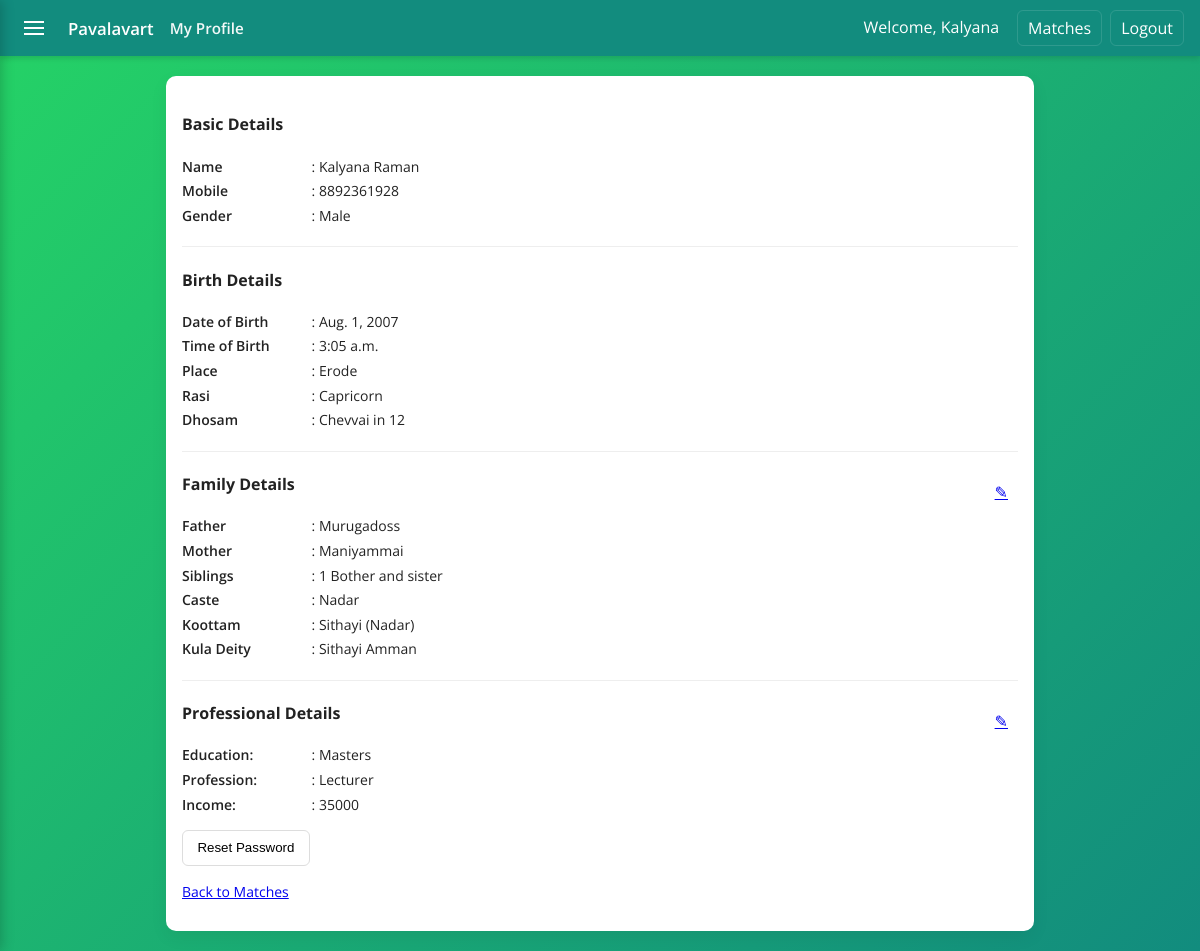
The app's page /profile/ (signed in) with its own data.
### alliance/models.py (models this page shows, shortened)
class MemberProfile(models.Model):
    GENDER_CHOICES = [
        ('M', 'Male'),
        ('F', 'Female'),
        ('O', 'Other'),
    ]
    user = models.OneToOneField(User, on_delete=models.CASCADE, related_name='profile')
    mobile = models.CharField(max_length=15, unique=True)
    gender = models.CharField(max_length=1, choices=GENDER_CHOICES, default='O')
    created_at = models.DateTimeField(auto_now_add=True)

class BirthDetail(models.Model):
    profile = models.OneToOneField(MemberProfile, on_delete=models.CASCADE, related_name='birth_detail')
    date_of_birth = models.DateField(null=True, blank=True)
    time_of_birth = models.TimeField(null=True, blank=True)
    place_of_birth = models.CharField(max_length=200, blank=True)
    rasi = models.ForeignKey(Rasi, on_delete=models.SET_NULL, null=True, blank=True)
    star = models.ForeignKey(Star, on_delete=models.SET_NULL, null=True, blank=True)
    dhosam = models.ForeignKey(Dhosam, on_delete=models.SET_NULL, null=True, blank=True)

class Rasi(models.Model):
    rasi = models.CharField(max_length=50, unique=True)
    rasi_ta = models.CharField(max_length=50, blank=True, help_text='Tamil name')
    class Meta:
        verbose_name = 'Rasi'
        verbose_name_plural = 'Rasis'
    def __str__(self):
        return self.rasi

class Dhosam(models.Model):
    dhosam = models.CharField(max_length=50, unique=True)
    dhosam_ta = models.CharField(max_length=50, blank=True, help_text='Tamil name')
    class Meta:
        verbose_name = 'Dhosam'
        verbose_name_plural = 'Dhosams'
    def __str__(self):
        return self.dhosam

class FamilyDetail(models.Model):
    profile = models.OneToOneField(MemberProfile, on_delete=models.CASCADE, related_name='family_detail')
    father_name = models.CharField(max_length=200, blank=True)
    mother_name = models.CharField(max_length=200, blank=True)
    siblings = models.CharField(max_length=200, blank=True, help_text='Comma separated names or count')
    caste = models.ForeignKey(Caste, on_delete=models.SET_NULL, null=True, blank=True)
    koottam = models.ForeignKey(Koottam, on_delete=models.SET_NULL, null=True, blank=True)
    kula_deity = models.CharField(max_length=200, blank=True)

class Caste(models.Model):
    caste = models.CharField(max_length=100, unique=True)
    caste_ta = models.CharField(max_length=100, blank=True, help_text='Tamil name')
    class Meta:
        verbose_name = 'Caste'
        verbose_name_plural = 'Castes'
    def __str__(self):
        return self.caste

class Koottam(models.Model):
    caste = models.ForeignKey(Caste, on_delete=models.CASCADE, related_name='koottams')
    subcaste = models.CharField(max_length=100)
    subcaste_ta = models.CharField(max_length=100, blank=True, help_text='Tamil name')
    class Meta:
        unique_together = (('caste', 'subcaste'),)
        verbose_name = 'Koottam'
        verbose_name_plural = 'Koottams'
    def __str__(self):
        return f"{self.subcaste} ({self.caste.caste})"

class ProfessionalDetail(models.Model):
    profile = models.OneToOneField(MemberProfile, on_delete=models.CASCADE, related_name='professional_detail')
    education = models.ForeignKey(Education, on_delete=models.SET_NULL, null=True, blank=True)
    profession = models.ForeignKey(Profession, on_delete=models.SET_NULL, null=True, blank=True)
    monthly_income = models.IntegerField(
        null=True,
        blank=True,
        validators=[MinValueValidator(1000), MaxValueValidator(9999999)],
        help_text='Enter monthly income (min 4 digits, max 7 digits)'
    )

class Education(models.Model):
    education = models.CharField(max_length=100, unique=True)
    education_ta = models.CharField(max_length=100, blank=True, help_text='Tamil name')
    class Meta:
        verbose_name = 'Education'
        verbose_name_plural = 'Educations'
    def __str__(self):
        return self.education

class Profession(models.Model):
    profession = models.CharField(max_length=100, unique=True)
    profession_ta = models.CharField(max_length=100, blank=True, help_text='Tamil name')
    class Meta:
        verbose_name = 'Profession'
        verbose_name_plural = 'Professions'
    def __str__(self):
        return self.profession

### alliance/views.py (the view, shortened to what this page needs)
# urls.py: path('profile/', views.profile, name='profile'),
@login_required
def profile(request):
    try:
        profile = request.user.profile
    except MemberProfile.DoesNotExist:
        profile = MemberProfile.objects.create(user=request.user, mobile=getattr(request.user, 'username', '') or '')
        messages.info(request, 'A basic profile was created. Please complete your details.')
    castes = Caste.objects.all()
    rasis = Rasi.objects.all()
    stars = Star.objects.all()
    koottams = Koottam.objects.all()
    dhosams = Dhosam.objects.all()
    educations = Education.objects.all()
    professions = Profession.objects.all()
    today = date.today()
    try:
        max_dob = date(today.year - 18, today.month, today.day)
    except ValueError:
        max_dob = date(today.year - 18, today.month, 28)
    try:
        min_dob = date(today.year - 50, today.month, today.day)
    except ValueError:
        min_dob = date(today.year - 50, today.month, 28)
    return render(request, 'main/profile.html', {
        'profile': profile,
        'castes': castes,
        'rasis': rasis,
    'stars': stars,
    'koottams': koottams,
    'dhosams': dhosams,
        'educations': educations,
        'professions': professions,
        'min_dob': min_dob.isoformat(),
        'max_dob': max_dob.isoformat(),
    })

### alliance/templates/main/profile.html (shortened to what this page needs)
{% extends 'main/base.html' %}
{% block page_title %}My Profile{% endblock %}
{% block content %}
<div class="card" style="width:100%">
    {% if profile %}
        <div class="profile-main-card" style="width:100%">
            <section style="padding-bottom:1rem; border-bottom:1px solid #eee; margin-bottom:1rem">
                <h4>Basic Details</h4>
                <p style="font-size:14px;"><strong>Name</strong> <span class="value">: {{ profile.user.first_name }} {{ profile.user.last_name }}</span></p>
                <p style="font-size:14px;"><strong>Mobile</strong> <span class="value">: {{ profile.mobile }}</span></p>
                <p style="font-size:14px;"><strong>Gender</strong> <span class="value">: {{ profile.get_gender_display }}</span></p>
            </section>
            <section id="family-form" style="position:relative; padding-bottom:1rem; border-bottom:1px solid #eee; margin-bottom:1rem">
                <h4>Birth Details</h4>
                {% if profile.birth_detail %}
                    <p style="font-size:14px;"><strong>Date of Birth</strong> <span class="value">: {{ profile.birth_detail.date_of_birth }}</span></p>
                    <p style="font-size:14px;"><strong>Time of Birth</strong> <span class="value">: {{ profile.birth_detail.time_of_birth }}</span></p>
                    <p style="font-size:14px;"><strong>Place</strong> <span class="value">: {{ profile.birth_detail.place_of_birth }}</span></p>
                    <p style="font-size:14px;"><strong>Rasi</strong> <span class="value">: {{ profile.birth_detail.rasi }}</span></p>
                    <p style="font-size:14px;"><strong>Dhosam</strong> <span class="value">: {{ profile.birth_detail.dhosam }}</span></p>
                {% else %}
                    <p style="font-size:14px;"><em>Birth details not added yet</em></p>
                {% endif %}
            </section>
            <section style="position:relative; padding-bottom:1rem; border-bottom:1px solid #eee; margin-bottom:1rem">
                <div style="position:absolute; right:10px; top:8px">
                    <a href="#" class="open-modal" data-modal="familyModal">{% if profile.family_detail %}&#9998;{% else %}+{% endif %}</a>
                </div>
                <h4>Family Details</h4>
                {% if profile.family_detail %}
                    <p style="font-size:14px;"><strong>Father</strong> <span class="value">: {{ profile.family_detail.father_name }}</span></p>
                    <p style="font-size:14px;"><strong>Mother</strong> <span class="value">: {{ profile.family_detail.mother_name }}</span></p>
                    <p style="font-size:14px;"><strong>Siblings</strong> <span class="value">: {{ profile.family_detail.siblings }}</span></p>
                    <p style="font-size:14px;"><strong>Caste</strong> <span class="value">: {{ profile.family_detail.caste }}</span></p>
                    <p style="font-size:14px;"><strong>Koottam</strong> <span class="value">: {{ profile.family_detail.koottam }}</span></p>
                    <p style="font-size:14px;"><strong>Kula Deity</strong> <span class="value">: {{ profile.family_detail.kula_deity }}</span></p>
                {% else %}
                    <p style="font-size:14px;"><em>Family details not added yet</em></p>
                {% endif %}
            </section>
            <section style="position:relative; padding-bottom:0;">
                <div style="position:absolute; right:10px; top:8px">
                    <a href="#" class="open-modal" data-modal="profModal">{% if profile.professional_detail %}&#9998;{% else %}+{% endif %}</a>
                </div>
                <h4>Professional Details</h4>
                {% if profile.professional_detail %}
                    <p style="font-size:14px;"><strong>Education:</strong> <span class="value">: {{ profile.professional_detail.education }}</span></p>
                    <p style="font-size:14px;"><strong>Profession:</strong> <span class="value">: {{ profile.professional_detail.profession }}</span></p>
                    <p style="font-size:14px;"><strong>Income:</strong> <span class="value">: {{ profile.professional_detail.monthly_income }}</span></p>
                {% else %}
                    <p style="font-size:14px;"><em>Professional details not added yet</em></p>
                {% endif %}
            </section>
        </div>
        <div style="margin-top:1rem;">
            <button class="open-modal" data-modal="resetModal" style="background:#fff; border:1px solid #ddd; padding:0.6rem 0.9rem; border-radius:6px; cursor:pointer">Reset Password</button>
        </div>
        <p style="margin-top:1rem; font-size:14px;"><a href="{% url 'matches' %}">Back to Matches</a></p>
    {% else %}
        <p>No profile found.</p>
    {% endif %}
</div>
{% endblock %}

### alliance/templates/main/base.html (shortened to what this page needs)
<!DOCTYPE html>
<html lang="en">
<head>
</head>
<body>
    <header class="app-bar">
        <div class="left">
            {% if request.user.is_authenticated %}
                <button id="hamburgerBtn" class="hamburger" aria-label="Open menu">
                    <span class="bar"></span>
                </button>
            {% endif %}
            <a href="{% url 'home' %}" class="app-title" style="color:#fff; text-decoration:none">Pavalavart</a>
            <div class="page-title">{% block page_title %}{% endblock %}</div>
        </div>
        <nav class="nav-links">
            {% if request.user.is_authenticated %}
                <span style="display:inline-block; padding:6px 10px">Welcome, {{ request.user.first_name }}</span>
                <a href="{% url 'matches' %}">Matches</a>
                <a href="{% url 'logout' %}">Logout</a>
            {% else %}
                <a href="{% url 'login' %}">Login</a>
                <a href="{% url 'register' %}">Register</a>
            {% endif %}
        </nav>
    </header>
    <main class="container">
        {% block content %}{% endblock %}
    </main>
</body>
</html>

### alliance/templates/main/base.html (style rules this page uses)
html { box-sizing: border-box; }
*, *:before, *:after { box-sizing: inherit; }
body { margin:0; font-family: 'Open Sans', Arial, sans-serif; background: linear-gradient(135deg,#25d366 0%,#128c7e 100%); min-height:100vh; color:#222 }
.app-bar { background: #128c7e; color: #fff; height:56px; display:flex; align-items:center; justify-content:space-between; padding:0 1rem; box-shadow: 0 2px 6px rgba(0,0,0,0.15); }
.app-bar .left { display:flex; align-items:center; gap:1rem }
.app-title { font-weight:600; font-size:1.05rem }
.page-title { font-weight:600; font-size:0.95rem; opacity:0.95 }
.nav-links { display:flex; gap:0.5rem }
.nav-links a { color:#fff; text-decoration:none; padding:6px 10px; border-radius:6px; border:1px solid rgba(255,255,255,0.12) }
.container { max-width:900px; margin:1.25rem auto; padding:0 1rem }
.card { background:#fff; border-radius:10px; padding:1rem; box-shadow:0 6px 18px rgba(0,0,0,0.06) }
.hamburger { width:36px; height:36px; display:flex; align-items:center; justify-content:center; cursor:pointer; border-radius:6px; background:transparent; border:none; color:#fff }
.hamburger .bar { width:20px; height:2px; background:#fff; display:block; position:relative }
.hamburger .bar:before, .hamburger .bar:after { content:''; position:absolute; left:0; right:0; height:2px; background:#fff }
.hamburger .bar:before { top:-6px }
.hamburger .bar:after { top:6px }

### alliance/templates/main/profile.html (style rules this page uses)
.profile-main-card p { margin:0.35rem 0; display:flex; align-items:flex-start; gap:0.6rem; }
.profile-main-card p strong { display:inline-block; width:120px; text-align:left; margin-right:0; color:#222; font-weight:600; flex-shrink:0 }
.profile-main-card p span.value { flex:1 }

### records on screen
MemberProfile: user.first_name "Kalyana", user.last_name "Raman", mobile "8892361928", gender "Male", birth_detail.date_of_birth "Aug. 1, 2007", birth_detail.time_of_birth "3:05 a.m.", birth_detail.place_of_birth "Erode", birth_detail.rasi "Capricorn", birth_detail.dhosam "Chevvai in 12", family_detail.father_name "Murugadoss", family_detail.mother_name "Maniyammai", family_detail.siblings "1 Bother and sister", family_detail.caste "Nadar", family_detail.koottam "Sithayi (Nadar)", family_detail.kula_deity "Sithayi Amman", professional_detail.education "Masters", professional_detail.profession "Lecturer", professional_detail.monthly_income "35000"

### other values on screen
{{ request.user.first_name }} "Kalyana"
